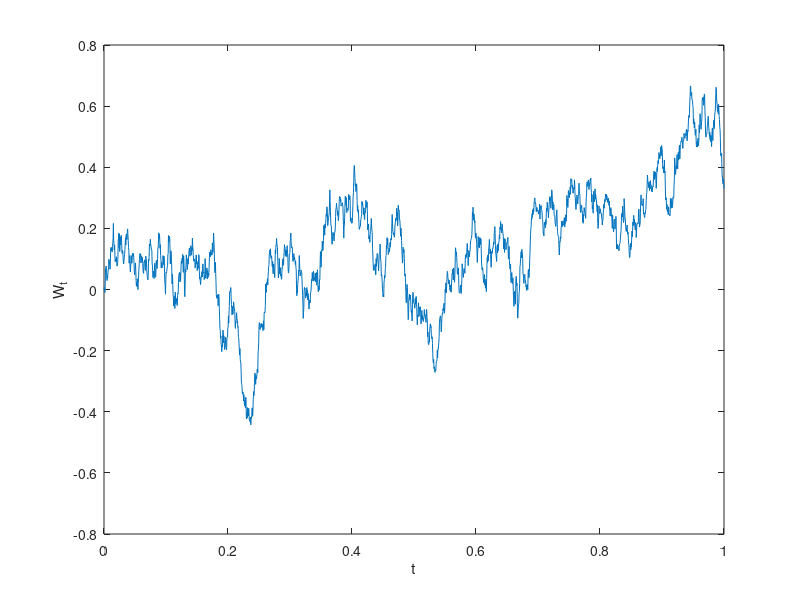

MATLAB code to generate this figure:
N = 10;

t = [0; 1];
x = [0; random('Normal', 0, 1)];

queue = [t(1) x(1); t(2) x(2)];
cur = 1;

while size(t, 1) <= 2^(N+1)
    t0 = queue(cur, 1);
    t1 = queue(cur + 1, 1);
    x0 = queue(cur, 2);
    x1 = queue(cur + 1, 2);
    
    tt = (t0 + t1) / 2;
    xt = (x0 + x1) / 2;
    newx = random('Normal', xt, sqrt((t1-t0)/4));
    
    t = [t; tt];
    x = [x; newx];
    
    cur = cur + 2;
    queue = [queue; t0 x0; tt newx; tt newx; t1 x1];
end

tmp = sortrows([t x]);
plot(tmp(:, 1), tmp(:, 2));

xlabel('t');
ylabel('W_t');
